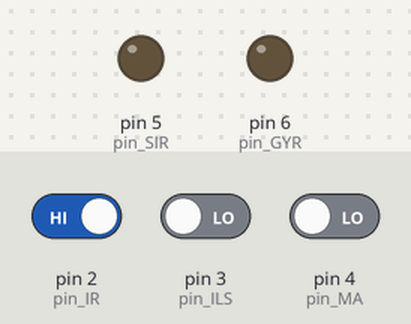
A sketch run on a simulated Arduino Mega 2560, built with avr-gcc and run on an emulated ATmega2560. Shown: output pins drawn as LEDs (lit = HIGH). The inputs (shaded band) are chosen by the test bench; at power-on: pin 4 (pin_MA) LOW, pin 2 (pin_IR) HIGH, pin 3 (pin_ILS) LOW.

Above: at 1.2 s.
1.3 s: pin 4 (pin_MA) driven HIGH
At 1.8 s:
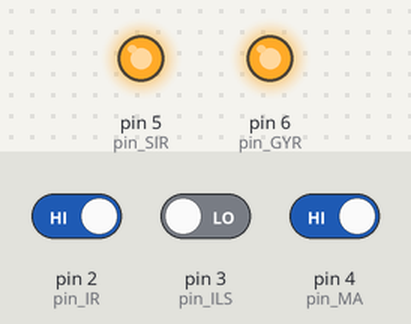
2.8 s: pin 4 (pin_MA) driven LOW
At 4.2 s:
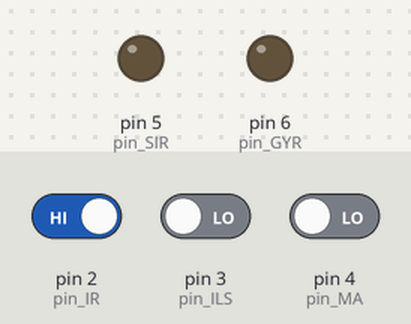
Timing chart, 0 to 5.8 s (numbered marks = the images above; inputs shaded):
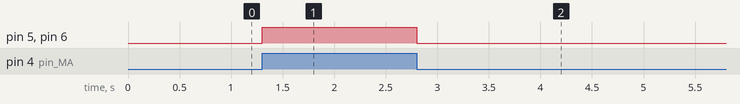

Measured:
- after the input at 1.3 s, pin 5 (pin_SIR), pin 6 (pin_GYR): LOW → HIGH at once
- after the input at 2.8 s, pin 5 (pin_SIR), pin 6 (pin_GYR): HIGH → LOW at once

The sketch:

Arduino_Alarme_MAE.ino
```cpp
// (licence header left out)
#include <Arduino.h>

//Déclaration des constantes pour les nums de pins des capteurs et actionneurs
const int pin_IR=2;
const int pin_ILS=3;
const int pin_MA=4;
const int pin_SIR=5;
const int pin_GYR=6;

//Déclaration des variables pour les états des capteurs et actionneurs
boolean IR=false;
boolean ILS=false;
boolean MA=false;
boolean Set_SIR=false;
boolean Reset_SIR=false;
boolean Set_GYR=false;
boolean Reset_GYR=false;

//Déclaration de la variable d'évolution
unsigned char etat_courant;

//Fonction de lecture et mémorisation des entrées
void lecture_memorisation_entrees(void)
{
  IR=digitalRead(pin_IR);
  ILS=digitalRead(pin_ILS);
  MA=digitalRead(pin_MA);
}

//Fonction de description de l'évolution de la MAE
unsigned char evolution(void)
{
  unsigned char etat_s;

  switch(etat_courant)
  {
    case 0: if(MA)
              etat_s=1;
            else
              etat_s=0;
            break;

    case 1: if(ILS+IR)
              etat_s=2;
            else
            {
              if(!MA)
                etat_s=0;
              else
                etat_s=1;
            }
            break;

    case 2: if(!MA)
              etat_s=0;
            else
              etat_s=2;
            break;

    default: etat_s=0;
  }
  return(etat_s);
}


//Fonction de codage des actions sur état
void actions_sur_etat(void)
{
  //Actions Set SIR et Set GYR
  switch(etat_courant)
  {
    case 2: Set_GYR=true;
            Set_SIR=true;
            break;

    default: Set_GYR=false;
             Set_SIR=false;
             break;

  }

  //Actions Reset SIR et Reset GYR
  switch(etat_courant)
  {
    case 0: Reset_GYR=true;
            Reset_SIR=true;
            break;

    default: Reset_GYR=false;
             Reset_SIR=false;
             break;

  }

  //Actions sur les pins SIR et GYR
  if(Set_GYR)
    digitalWrite(pin_GYR,HIGH);
  else
    {
      if(Reset_GYR)
        digitalWrite(pin_GYR,LOW);
    }

  if(Set_SIR)
    digitalWrite(pin_SIR,HIGH);
  else
    {
      if(Reset_SIR)
        digitalWrite(pin_SIR,LOW);
    }

}


//Fonction d'évolution de la MAE
void traitement_MAE(void)
{
  unsigned char etat_suivant;
  lecture_memorisation_entrees();
  etat_suivant=evolution();
  etat_courant=etat_suivant;
  actions_sur_etat();
}

//Initialisations
void setup(void)
{
  pinMode(pin_IR,INPUT);
  pinMode(pin_ILS,INPUT);
  pinMode(pin_MA,INPUT);
  pinMode(pin_SIR,OUTPUT);
  pinMode(pin_GYR,OUTPUT);

}

//Programme principal
void loop(void)
{
  etat_courant=0;

  while(1)
  {
    traitement_MAE();
  }
}
```
